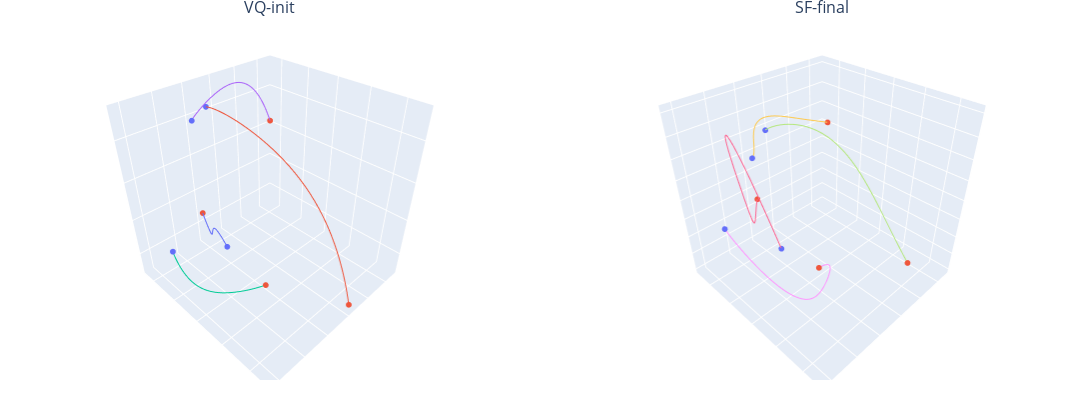

The notebook cell this image was saved under:
### Code cell
idx = 42 # np.random.randint(0, sample_size)  # 42, 26
print(idx)

x_traj_init, y_traj_init, z_traj_init = c_pred.reshape(-1, 3, num_agent, 11)[idx] @ diff_opt.P.mT

x_traj = primal_sol_x.reshape(-1, num_agent, 11)[idx] @ diff_opt.P.mT
y_traj = primal_sol_y.reshape(-1, num_agent, 11)[idx] @ diff_opt.P.mT
z_traj = primal_sol_z.reshape(-1, num_agent, 11)[idx] @ diff_opt.P.mT

multiviz_trajs(
    th.stack([x_traj_init, x_traj], dim=0).cpu().detach().numpy(), 
    th.stack([y_traj_init, y_traj], dim=0).cpu().detach().numpy(), 
    th.stack([z_traj_init, z_traj], dim=0).cpu().detach().numpy(), 
    nrows=1, ncols=2, num_agents=num_agent, height=400, width=1300, titles=["VQ-init", "SF-final"]
)
